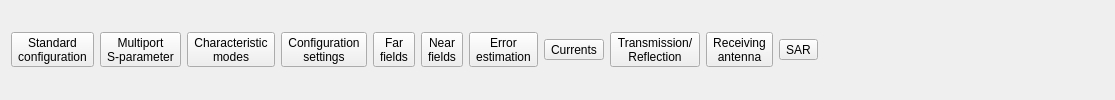
    <widget class="QWidget" name="tabRequest">
     <attribute name="title">
      <string>Request</string>
     </attribute>
     <layout class="QHBoxLayout" name="horizontalLayout_5">
      <item>
       <widget class="QToolButton" name="tBtnVariable_2">
        <property name="text">
         <string>Standard
configuration</string>
        </property>
        <property name="icon">
         <iconset resource="src.qrc">
          <normaloff>:/icon/biaozhun.png</normaloff>:/icon/biaozhun.png</iconset>
        </property>
        <property name="iconSize">
         <size>
          <width>48</width>
          <height>48</height>
         </size>
        </property>
        <property name="toolButtonStyle">
         <enum>Qt::ToolButtonTextUnderIcon</enum>
        </property>
       </widget>
      </item>
      <item>
       <widget class="QToolButton" name="tBtnVariable_3">
        <property name="text">
         <string>Multiport
S-parameter</string>
        </property>
        <property name="icon">
         <iconset resource="src.qrc">
          <normaloff>:/icon/s.png</normaloff>:/icon/s.png</iconset>
        </property>
        <property name="iconSize">
         <size>
          <width>48</width>
          <height>48</height>
         </size>
        </property>
        <property name="toolButtonStyle">
         <enum>Qt::ToolButtonTextUnderIcon</enum>
        </property>
       </widget>
      </item>
      <item>
       <widget class="QToolButton" name="tBtnVariable_4">
        <property name="text">
         <string>Characteristic
modes</string>
        </property>
        <property name="icon">
         <iconset resource="src.qrc">
          <normaloff>:/icon/bo.png</normaloff>:/icon/bo.png</iconset>
        </property>
        <property name="iconSize">
         <size>
          <width>48</width>
          <height>48</height>
         </size>
        </property>
        <property name="toolButtonStyle">
         <enum>Qt::ToolButtonTextUnderIcon</enum>
        </property>
       </widget>
      </item>
      <item>
       <widget class="QToolButton" name="tBtnVariable_5">
        <property name="text">
         <string>Configuration
settings</string>
        </property>
        <property name="icon">
         <iconset resource="src.qrc">
          <normaloff>:/icon/peizhi.png</normaloff>:/icon/peizhi.png</iconset>
        </property>
        <property name="iconSize">
         <size>
          <width>48</width>
          <height>48</height>
         </size>
        </property>
        <property name="toolButtonStyle">
         <enum>Qt::ToolButtonTextUnderIcon</enum>
        </property>
       </widget>
      </item>
      <item>
       <widget class="QToolButton" name="tBtnVariable_6">
        <property name="text">
         <string>Far
fields</string>
        </property>
        <property name="icon">
         <iconset resource="src.qrc">
          <normaloff>:/icon/bo3.png</normaloff>:/icon/bo3.png</iconset>
        </property>
        <property name="iconSize">
         <size>
          <width>48</width>
          <height>48</height>
         </size>
        </property>
        <property name="toolButtonStyle">
         <enum>Qt::ToolButtonTextUnderIcon</enum>
        </property>
       </widget>
      </item>
      <item>
       <widget class="QToolButton" name="tBtnVariable_7">
        <property name="text">
         <string>Near
fields</string>
        </property>
        <property name="icon">
         <iconset resource="src.qrc">
          <normaloff>:/icon/bo2.png</normaloff>:/icon/bo2.png</iconset>
        </property>
        <property name="iconSize">
         <size>
          <width>48</width>
          <height>48</height>
         </size>
        </property>
        <property name="toolButtonStyle">
         <enum>Qt::ToolButtonTextUnderIcon</enum>
        </property>
       </widget>
      </item>
      <item>
       <widget class="QToolButton" name="tBtnVariable_9">
        <property name="text">
         <string>Error
estimation</string>
        </property>
        <property name="icon">
         <iconset resource="src.qrc">
          <normaloff>:/icon/e.png</normaloff>:/icon/e.png</iconset>
        </property>
        <property name="iconSize">
         <size>
          <width>48</width>
          <height>48</height>
         </size>
        </property>
        <property name="toolButtonStyle">
         <enum>Qt::ToolButtonTextUnderIcon</enum>
        </property>
       </widget>
      </item>
      <item>
       <widget class="QToolButton" name="tBtnVariable_11">
        <property name="text">
         <string>Currents</string>
        </property>
        <property name="icon">
         <iconset resource="src.qrc">
          <normaloff>:/icon/dianliu.png</normaloff>:/icon/dianliu.png</iconset>
        </property>
        <property name="iconSize">
         <size>
          <width>48</width>
          <height>48</height>
         </size>
        </property>
        <property name="toolButtonStyle">
         <enum>Qt::ToolButtonTextUnderIcon</enum>
        </property>
       </widget>
      </item>
      <item>
       <widget class="QToolButton" name="tBtnVariable_10">
        <property name="text">
         <string>Transmission/
Reflection</string>
        </property>
        <property name="icon">
         <iconset resource="src.qrc">
          <normaloff>:/icon/fashe.png</normaloff>:/icon/fashe.png</iconset>
        </property>
        <property name="iconSize">
         <size>
          <width>48</width>
          <height>48</height>
         </size>
        </property>
        <property name="toolButtonStyle">
         <enum>Qt::ToolButtonTextUnderIcon</enum>
        </property>
       </widget>
      </item>
      <item>
       <widget class="QToolButton" name="tBtnVariable_8">
        <property name="text">
         <string>Receiving
antenna</string>
        </property>
        <property name="icon">
         <iconset resource="src.qrc">
          <normaloff>:/icon/tianxian2.png</normaloff>:/icon/tianxian2.png</iconset>
        </property>
        <property name="iconSize">
         <size>
          <width>48</width>
          <height>48</height>
         </size>
        </property>
        <property name="toolButtonStyle">
         <enum>Qt::ToolButtonTextUnderIcon</enum>
        </property>
       </widget>
      </item>
      <item>
       <widget class="QToolButton" name="tBtnVariable_12">
        <property name="text">
         <string>SAR</string>
        </property>
        <property name="icon">
         <iconset resource="src.qrc">
          <normaloff>:/icon/tianxian3.png</normaloff>:/icon/tianxian3.png</iconset>
        </property>
        <property name="iconSize">
         <size>
          <width>48</width>
          <height>48</height>
         </size>
        </property>
        <property name="toolButtonStyle">
         <enum>Qt::ToolButtonTextUnderIcon</enum>
        </property>
       </widget>
      </item>
      <item>
       <spacer name="horizontalSpacer_4">
        <property name="orientation">
         <enum>Qt::Horizontal</enum>
        </property>
        <property name="sizeHint" stdset="0">
         <size>
          <width>286</width>
          <height>20</height>
         </size>
        </property>
       </spacer>
      </item>
     </layout>
    </widget>
